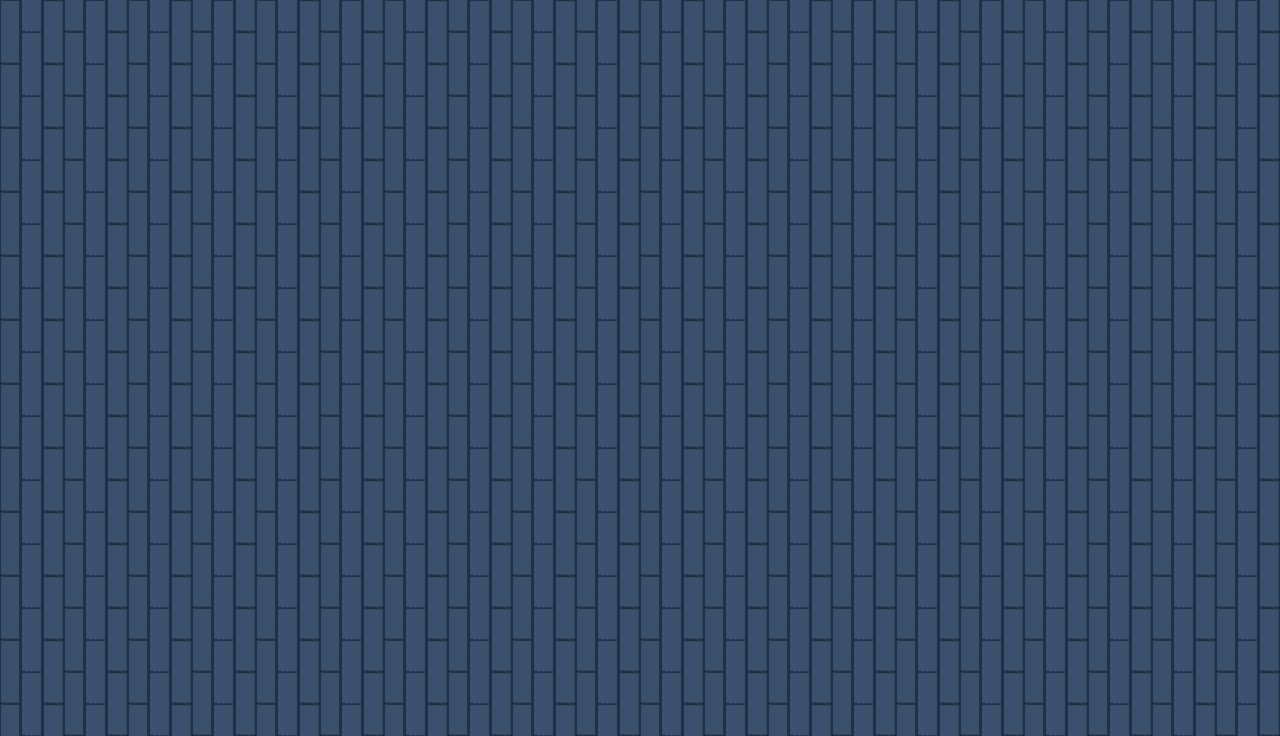

Rendered tile map (Tiled .tmx) drawn with the repository's tilesets; below, a short description and the full map source, tile grids included:
An orthogonal 40x23 tile map with 32x32 px tiles, 1 tile layer (background).

<map version="1.0" orientation="orthogonal" renderorder="right-down" width="40" height="23" tilewidth="32" tileheight="32" nextobjectid="1">
 <tileset firstgid="1" name="wall" tilewidth="32" tileheight="32" tilecount="4" columns="2">
  <image source="testtile.png" width="64" height="64" />
 </tileset>
 <layer name="background" width="40" height="23">
  <data encoding="csv">
1,2,3,4,1,2,3,4,1,2,3,4,1,2,3,4,1,2,3,4,1,2,3,4,1,2,3,4,1,2,3,4,1,2,3,4,1,2,3,4,
3,4,1,2,3,4,1,2,3,4,1,2,3,4,1,2,3,4,1,2,3,4,1,2,3,4,1,2,3,4,1,2,3,4,1,2,3,4,1,2,
1,2,3,4,1,2,3,4,1,2,3,4,1,2,3,4,1,2,3,4,1,2,3,4,1,2,3,4,1,2,3,4,1,2,3,4,1,2,3,4,
3,4,1,2,3,4,1,2,3,4,1,2,3,4,1,2,3,4,1,2,3,4,1,2,3,4,1,2,3,4,1,2,3,4,1,2,3,4,1,2,
1,2,3,4,1,2,3,4,1,2,3,4,1,2,3,4,1,2,3,4,1,2,3,4,1,2,3,4,1,2,3,4,1,2,3,4,1,2,3,4,
3,4,1,2,3,4,1,2,3,4,1,2,3,4,1,2,3,4,1,2,3,4,1,2,3,4,1,2,3,4,1,2,3,4,1,2,3,4,1,2,
1,2,3,4,1,2,3,4,1,2,3,4,1,2,3,4,1,2,3,4,1,2,3,4,1,2,3,4,1,2,3,4,1,2,3,4,1,2,3,4,
3,4,1,2,3,4,1,2,3,4,1,2,3,4,1,2,3,4,1,2,3,4,1,2,3,4,1,2,3,4,1,2,3,4,1,2,3,4,1,2,
1,2,3,4,1,2,3,4,1,2,3,4,1,2,3,4,1,2,3,4,1,2,3,4,1,2,3,4,1,2,3,4,1,2,3,4,1,2,3,4,
3,4,1,2,3,4,1,2,3,4,1,2,3,4,1,2,3,4,1,2,3,4,1,2,3,4,1,2,3,4,1,2,3,4,1,2,3,4,1,2,
1,2,3,4,1,2,3,4,1,2,3,4,1,2,3,4,1,2,3,4,1,2,3,4,1,2,3,4,1,2,3,4,1,2,3,4,1,2,3,4,
3,4,1,2,3,4,1,2,3,4,1,2,3,4,1,2,3,4,1,2,3,4,1,2,3,4,1,2,3,4,1,2,3,4,1,2,3,4,1,2,
1,2,3,4,1,2,3,4,1,2,3,4,1,2,3,4,1,2,3,4,1,2,3,4,1,2,3,4,1,2,3,4,1,2,3,4,1,2,3,4,
3,4,1,2,3,4,1,2,3,4,1,2,3,4,1,2,3,4,1,2,3,4,1,2,3,4,1,2,3,4,1,2,3,4,1,2,3,4,1,2,
1,2,3,4,1,2,3,4,1,2,3,4,1,2,3,4,1,2,3,4,1,2,3,4,1,2,3,4,1,2,3,4,1,2,3,4,1,2,3,4,
3,4,1,2,3,4,1,2,3,4,1,2,3,4,1,2,3,4,1,2,3,4,1,2,3,4,1,2,3,4,1,2,3,4,1,2,3,4,1,2,
1,2,3,4,1,2,3,4,1,2,3,4,1,2,3,4,1,2,3,4,1,2,3,4,1,2,3,4,1,2,3,4,1,2,3,4,1,2,3,4,
3,4,1,2,3,4,1,2,3,4,1,2,3,4,1,2,3,4,1,2,3,4,1,2,3,4,1,2,3,4,1,2,3,4,1,2,3,4,1,2,
1,2,3,4,1,2,3,4,1,2,3,4,1,2,3,4,1,2,3,4,1,2,3,4,1,2,3,4,1,2,3,4,1,2,3,4,1,2,3,4,
3,4,1,2,3,4,1,2,3,4,1,2,3,4,1,2,3,4,1,2,3,4,1,2,3,4,1,2,3,4,1,2,3,4,1,2,3,4,1,2,
1,2,3,4,1,2,3,4,1,2,3,4,1,2,3,4,1,2,3,4,1,2,3,4,1,2,3,4,1,2,3,4,1,2,3,4,1,2,3,4,
3,4,1,2,3,4,1,2,3,4,1,2,3,4,1,2,3,4,1,2,3,4,1,2,3,4,1,2,3,4,1,2,3,4,1,2,3,4,1,2,
1,2,3,4,1,2,3,4,1,2,3,4,1,2,3,4,1,2,3,4,1,2,3,4,1,2,3,4,1,2,3,4,1,2,3,4,1,2,3,4
</data>
 </layer>
</map>
